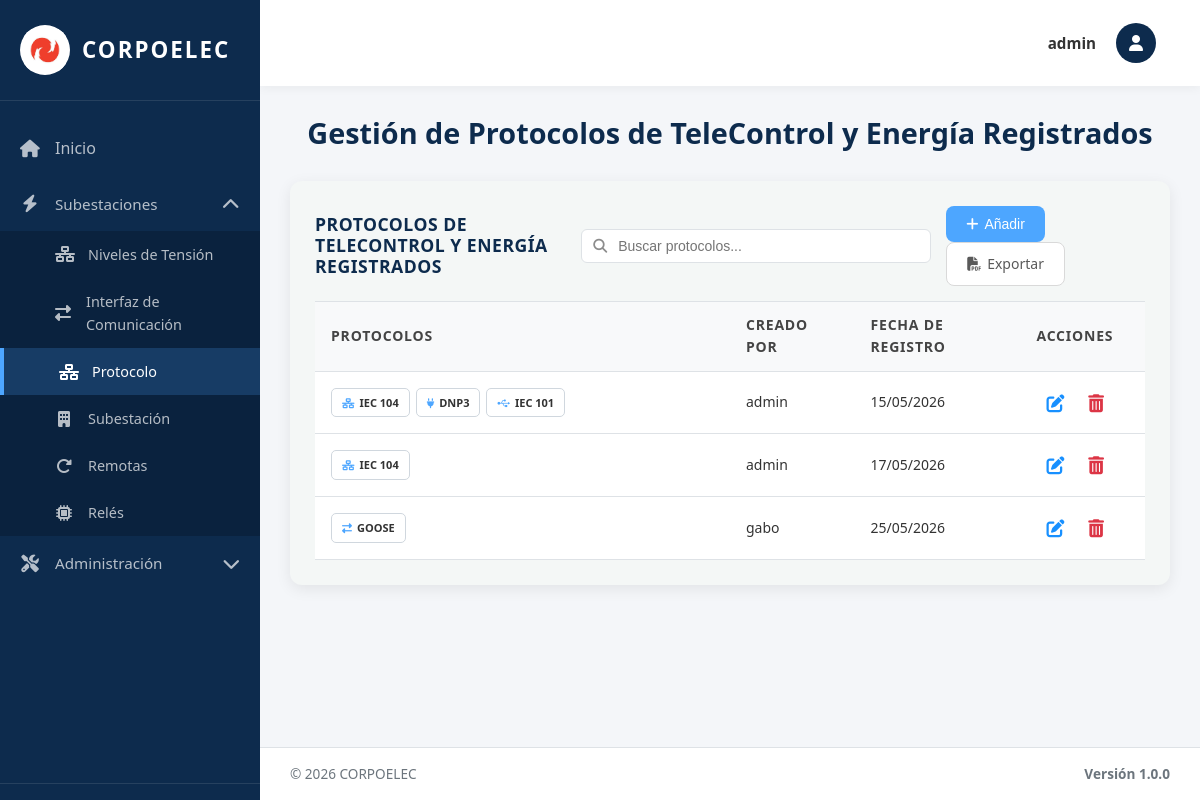
Page /protocolo/ (signed in) on the earlier database version.
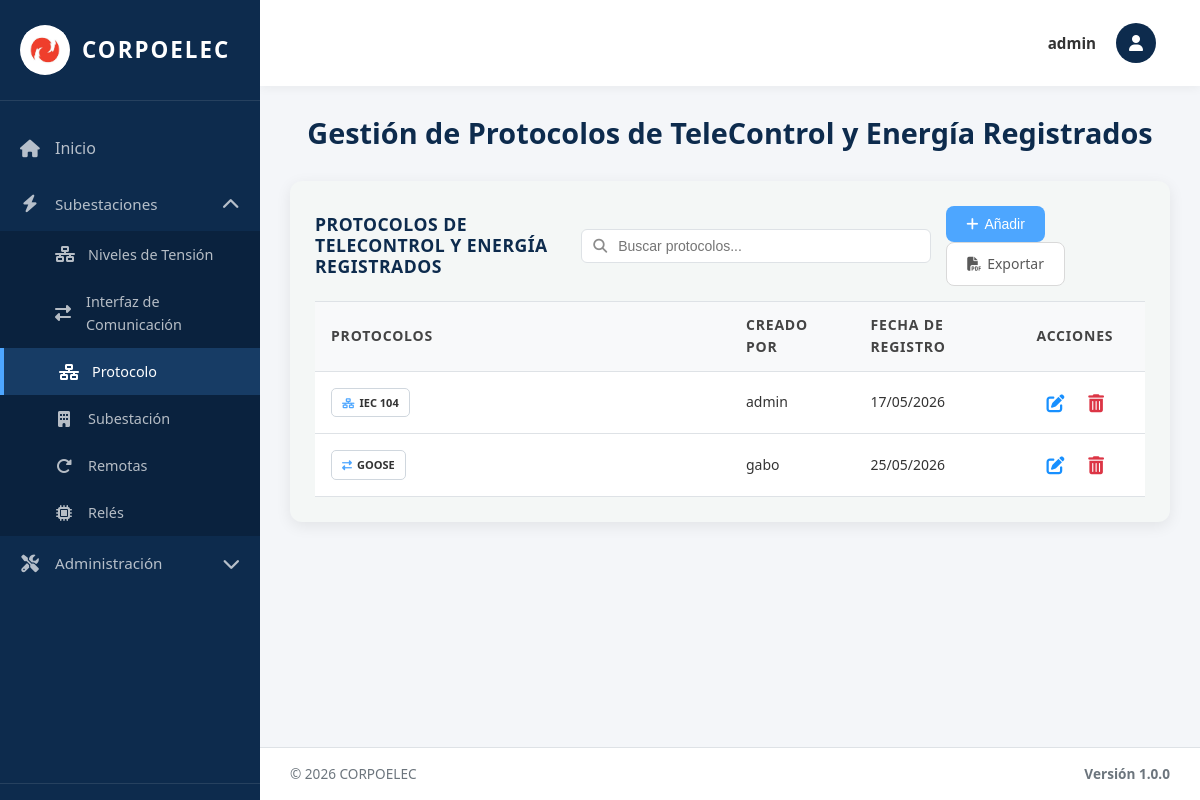
Same page on the later database version.
### equipos/models.py (models this page shows, shortened)
class Protocolo(models.Model):
    TIPO_CHOICES = [
        ('104', 'IEC 104'),
        ('DNP', 'DNP3'),
        ('GOOSE', 'GOOSE'),
        ('101', 'IEC 101'),
        ('MODBUS', 'Modbus'),
    ]
    Id_Protocolo = models.AutoField(primary_key=True)  # Identificador único
    Id_Interfaz = models.ForeignKey(InterfazDeComunicacion, on_delete=models.SET_NULL, null=True, blank=True, related_name='protocolos', verbose_name='Interfaz')  # Interface asociada - SET_NULL permite eliminar interfaz sin borrar protocolos
    Tipo = models.CharField(max_length=10, choices=TIPO_CHOICES, verbose_name='Tipo de Protocolo')  # Tipo de protocolo (enumerado)
    Estado = models.CharField(max_length=50, default='Activo', verbose_name='Estado')  # Estado operativo
    Fecha_Reg = models.DateField(auto_now_add=True, verbose_name='Fecha de Registro')  # Fecha de registro automática
    creado_por = models.ForeignKey(User, on_delete=models.SET_NULL, null=True, blank=True, related_name='protocolos_creados')  # Usuario que creó el registro
    Activo = models.BooleanField(default=True, verbose_name='Activo')  # Para eliminación lógica
    class Meta:
        verbose_name = 'Protocolo de Comunicación'
        verbose_name_plural = 'Protocolos de Comunicación'
        ordering = ['Id_Protocolo']  # Orden por ID ascendente

class InterfazDeComunicacion(models.Model):
    TIPO_INTERFAZ_CHOICES = [
        ('PUERTOS', 'Puertos de Comunicación'),
        ('PROTOCOLOS', 'Protocolos de Comunicación'),
    ]
    Id_Interfaz = models.AutoField(primary_key=True, serialize=False)  # Identificador único (PK)
    Puertos_C = models.IntegerField(default=0, verbose_name='Cantidad de Puertos')  # Contador de puertos
    Fecha_Reg = models.DateField(auto_now_add=True)  # Fecha de registro automática
    creado_por = models.ForeignKey(User, on_delete=models.SET_NULL, null=True, blank=True, related_name='interfaces_creadas')  # Usuario que creó el registro
    Tipo_Interfaz = models.CharField(max_length=20, choices=TIPO_INTERFAZ_CHOICES, default='PUERTOS', verbose_name='Tipo de Interfaz')  # Tipo de interfaz
    Activo = models.BooleanField(default=True, verbose_name='Activo')  # Para eliminación lógica
    objects = models.Manager()
    activos = models.Manager()  # Manager por defecto para filtrar activos
    class Meta:
        verbose_name = 'Interfaz de Comunicación'
        verbose_name_plural = 'Interfaces de Comunicación'
        ordering = ['Id_Interfaz']  # Orden por ID ascendente

### equipos/views.py (the view, shortened to what this page needs)
# urls.py: path('protocolo/', protocolo_view, name='protocolo'),
@login_required(login_url='/login/')
@no_cache
def protocolo_view(request):
    interfaces = InterfazDeComunicacion.objects.filter(Tipo_Interfaz='PROTOCOLOS', Activo=True).prefetch_related('protocolos').all().order_by('Id_Interfaz')
    paginator = Paginator(interfaces, 10)
    page_number = request.GET.get('page')
    page_obj = paginator.get_page(page_number)
    tipos_registrados = list(Protocolo.objects.filter(
        Activo=True, Id_Interfaz__Activo=True
    ).values_list('Tipo', flat=True).distinct())
    context = {
        'title': 'Protocolos',
        'page_obj': page_obj,
        'tipos_registrados': tipos_registrados,
        'is_admin': request.user.is_superuser,
        'puede_crear': puede_crear(request),
        'puede_actualizar': puede_actualizar(request),
        'puede_eliminar': puede_eliminar(request)
    }
    return render(request, 'protocolo.html', context)

### equipos/context_processors.py (called while the page is built, shortened)
def permisos_usuario(request):
    if request.user.is_superuser:
        return {
            'permisos_usuario': {'crear': True, 'actualizar': True, 'eliminar': True},
            'puede_crear': True,
            'puede_actualizar': True,
            'puede_eliminar': True,
        }

### templates/protocolo.html (shortened to what this page needs)
{% extends 'base.html' %}
{% load static %}
{% block content %}
<div class="welcome-text">
  <h2>Gestión de Protocolos de TeleControl y Energía Registrados</h2>
</div>
<div class="table-section">
<div class="table-header">
  <h3>PROTOCOLOS DE TELECONTROL Y ENERGÍA REGISTRADOS</h3>
  <div class="search-container">
    <input type="text" class="search-input" id="searchInput" placeholder="Buscar protocolos..." onkeyup="filterTable()">
  </div>
  <div class="action-buttons">
    <button class="btn btn-primary btn-add-top" onclick="abrirModal()">
      <i class="fas fa-plus"></i> Añadir
    </button>
    <a href="{% url 'exportar_protocolo_pdf' %}" class="btn btn-secondary btn-add-top">
      <i class="fas fa-file-pdf"></i> Exportar
    </a>
  </div>
</div>
    {% if page_obj.paginator.count > 0 %}
    <table class="data-table">
      <thead>
        <tr>
          <th width="50%">Protocolos</th>
          {% if is_admin %}<th width="15%">Creado Por</th>{% endif %}
          <th width="20%">Fecha de Registro</th>
          <th width="15%">Acciones</th>
        </tr>
      </thead>
      <tbody>
        {% for interfaz in page_obj %}
        <tr>
          <td>
            <div class="protocolos-container">
              {% for protocolo in interfaz.protocolos.all %}
              <span class="protocolo-badge">
                <span class="protocolo-icon">
                  {% if protocolo.Tipo == '104' %}<i class="fas fa-network-wired"></i>{% endif %}
                  {% if protocolo.Tipo == 'DNP' %}<i class="fas fa-plug"></i>{% endif %}
                  {% if protocolo.Tipo == 'GOOSE' %}<i class="fas fa-exchange-alt"></i>{% endif %}
                  {% if protocolo.Tipo == '101' %}<i class="fab fa-usb"></i>{% endif %}
                </span>
                <span class="protocolo-text">{{ protocolo.get_Tipo_display }}</span>
              </span>
              {% empty %}
              <span class="no-data">Sin protocolos</span>
              {% endfor %}
            </div>
          </td>
          {% if is_admin %}<td>{{ interfaz.creado_por.username|default:"Sistema" }}</td>{% endif %}
          <td><span class="fecha-text">{{ interfaz.Fecha_Reg|date:"d/m/Y" }}</span></td>
<td class="actions-cell">
    {% with protocolos_list=interfaz.protocolos.all %}
    {% if puede_actualizar %}
    <button type="button" class="btn-icon btn-edit" title="Editar" onclick="abrirModalEditar({{ interfaz.Id_Interfaz }}, '{% for p in protocolos_list %}{{ p.Tipo }}{% if not forloop.last %},{% endif %}{% endfor %}')">
        <i class="fas fa-edit"></i>
    </button>
    {% endif %}
    <form method="post" style="display: inline;" onsubmit="return confirmarEliminacion(this);">
        {% if puede_eliminar %}
        <button type="submit" class="btn-icon btn-delete" title="Eliminar">
            <i class="fas fa-trash-alt"></i>
        </button>
        {% endif %}
    </form>
    {% endwith %}
</td>
        </tr>
        {% endfor %}
      </tbody>
    </table>
    {% else %}
    <p class="no-data">No hay protocolos registrados.</p>
    {% endif %}
  </div>
{% endblock %}

Differences in the rows shown:
no longer on this page (row edited): InterfazDeComunicacion: creado_por.username "admin", Fecha_Reg "15/05/2026"
no longer on this page (row edited): Protocolo: Tipo "IEC 104", shown under "admin"
no longer on this page (row edited): Protocolo: Tipo "DNP3", shown under "admin"
no longer on this page (row edited): Protocolo: Tipo "IEC 101", shown under "admin"
